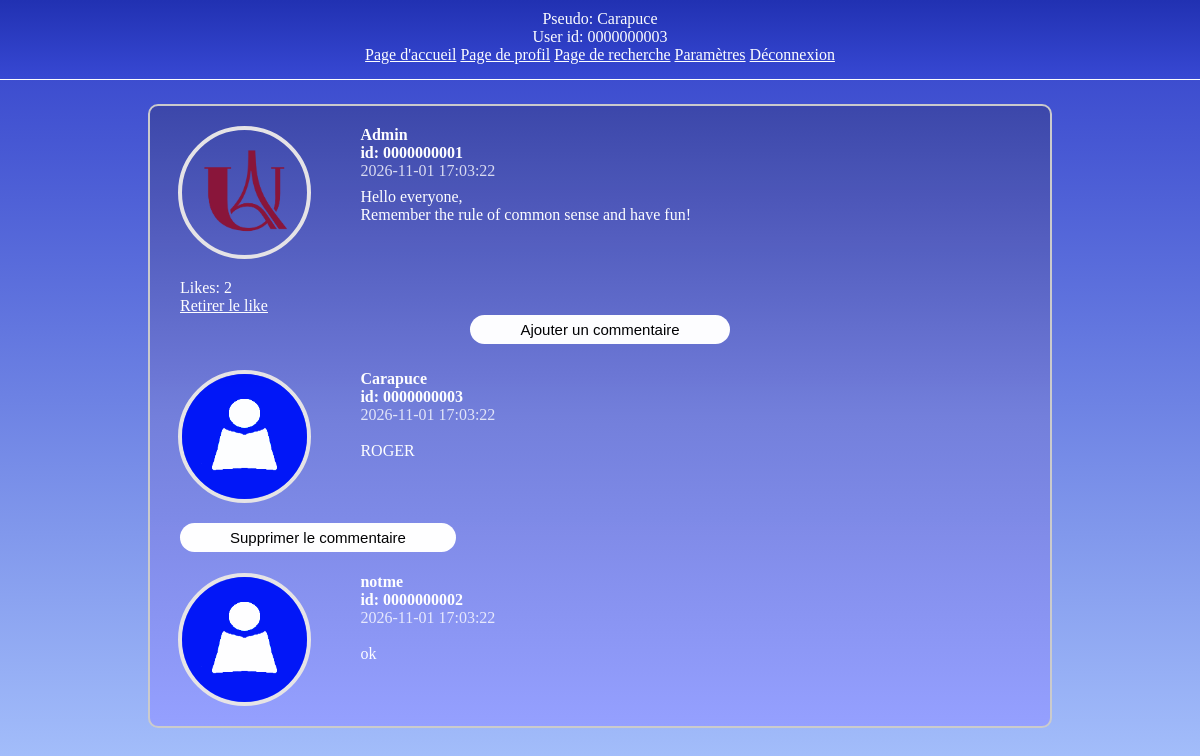
The page /post_details.php?p=1 (signed in) on the database its author committed.
### tables this page shows
CREATE TABLE IF NOT EXISTS users(
 id int(10) UNSIGNED ZEROFILL AUTO_INCREMENT PRIMARY KEY,
 pseudo varchar(32) NOT NULL,
 password varchar(100) NOT NULL,
 email varchar(535) NOT NULL,
 birthday date NOT NULL,
 pfp varchar(535) NOT NULL DEFAULT 'uploads/default.png',
 isAdmin tinyint(1) NOT NULL DEFAULT 0
);

CREATE TABLE IF NOT EXISTS message(
 id int(10) UNSIGNED AUTO_INCREMENT PRIMARY KEY,
 user_id int(10) UNSIGNED ZEROFILL,
 message text(2000) NOT NULL,
 image varchar(535),
 timestamp datetime NOT NULL DEFAULT CURRENT_TIMESTAMP,
 FOREIGN KEY (user_id) REFERENCES users(id) ON DELETE CASCADE
);

### fonction.php (called while the page is built, shortened)
<?php
    function conn_start(){
        $servername = "localhost";
        $username = "root";
        $password = "";
        $dbname = "aqua_db";
        $conn = new mysqli($servername, $username, $password, $dbname);
        return $conn;
    }
    function isAdmin($id){
        $conn=conn_start();
        $id=mysqli_real_escape_string($conn,$id);
        $sql="SELECT isAdmin FROM users WHERE id='$id'";
        $result=mysqli_query($conn,$sql);
        $row=mysqli_fetch_assoc($result);
        return $row['isAdmin'];
    }
?>

### post_details.php (the view, shortened to what this page needs)
<?php
    require("fonction.php");
    require_once('nav.php');
?>
<html lang="fr">
<head>
    <link rel="stylesheet" href="post-details.css">
</head>
<body>
    <?php
    if(isset($_GET['p'])){
        $postID=mysqli_real_escape_string($conn,$_GET['p']);
        $sql="SELECT m.id,m.user_id,m.timestamp,m.message,m.image,u.pseudo,u.pfp
        FROM message AS m, users AS u
        WHERE m.id='$postID' AND m.user_id=u.id";
        $result=mysqli_query($conn,$sql);
        if(mysqli_num_rows($result)>0){
            echo "<div class='display'>";
                $row=mysqli_fetch_assoc($result);
                echo "<div class='message'>";
                    echo "<section class='info'>";
                        echo "<section class='pfp'>";
                            echo "<img src='$row[pfp]' id='pfp'> <br>";
                        echo "</section>";
                        echo "<section class='user'>";
                            echo "<label for='profile-pseudo'>$row[pseudo]</label><br>";
                            echo "<label for='profile-id'>id: $row[user_id] </label><br>";
                            echo "<label for='profile-time'>$row[timestamp] </label><br>";
                            echo "<div class='separe'>";
                                if(!empty($row['message'])){
                                    echo "$row[message] <br>";
                                }
                            echo "</div>";
                        echo "</section>";
                    echo "</section>";
                echo "</div>";
                echo "<div class='like-comment'>";
                    $sql="SELECT COUNT(liked_post) FROM likes WHERE liked_post='$postID'";
                    $liked=mysqli_query($conn,$sql);
                    $count=mysqli_fetch_assoc($liked);
                    echo "Likes: ".$count['COUNT(liked_post)']."<br>";
                    if($row['user_id']!=$_SESSION['user']){
                        $id=mysqli_real_escape_string($conn,$_SESSION['user']);
                        $sql="SELECT liked_post FROM likes WHERE liked_by='$id' AND liked_post='$postID'";
                        $liked=mysqli_query($conn,$sql);
                        if(mysqli_num_rows($liked)>0){
                            echo"<a href='like_remove.php?p=$_GET[p]'> Retirer le like </a>";
                        } else {
                            echo"<a href='like.php?p=$_GET[p]'> Like </a>";
                        }
                    }
                echo "</div>";
                echo "<form action=comment.php method=post id='add-comment'>";
                echo "<input type=submit value='Ajouter un commentaire' id='button-form'>";
                echo "</form>";
                $sql="SELECT comments.*,users.pseudo,users.pfp FROM comments,users WHERE message_id='$postID' AND users.id=author ORDER BY timestamp DESC";
                $comments=mysqli_query($conn,$sql);
                if(mysqli_num_rows($comments)>0){
                    foreach($comments as $array){
                        echo "<div class='message'>";
                            echo "<section class='info'>";
                                echo "<section class='pfp'>";
                                    echo "<img src='$array[pfp]' id='pfp'> <br>";
                                echo "</section>";
                                echo "<section class='user'>";
                                    echo "<label for='profile-pseudo'>$array[pseudo]</label><br>";
                                    echo "<label for='profile-id'>id: $array[author]</label><br>";
                                    echo "<label for='profile-time'>$array[timestamp] </label><br><br>";
                                    echo "$array[comment] <br>";
                                echo "</section>";
                            echo "</section>";
                        echo "</div>";
                    echo "<div class='like-comment'>";
                        if($_SESSION['user']==$array['author'] || isAdmin($_SESSION['user'])){
                            echo "<form action=comment_delete.php method=post id='delete'>";
                            echo "<input type=submit value='Supprimer le commentaire' id='button-form'>";
                            echo "</form>";
                        }
                    echo "</div>";
                    }
            echo "</div>";
            } else {
                echo "<div class='no-result'>";
                    echo "Aucun commentaire";
                echo "</div>";
            }
        } else {
            header("Location: unknown_post.php?up");
        }
    } else {
        header("Location: home.php");
    }
?>
</body>
</html>

### nav.php
<?php
  $conn=conn_start();
  $id = mysqli_real_escape_string($conn,$_SESSION['user']);
  $sql = "SELECT pseudo,pfp FROM users WHERE id='$id'";
  $result = mysqli_query($conn,$sql);
  $row = mysqli_fetch_assoc($result);
  echo "<nav>";
    echo "Pseudo: $row[pseudo]<br>";
    if(isAdmin($id)){
      echo "Admin account : $id<br>";
    }else{
      echo "User id: $id <br>";
    }
?>
    <a href="home.php">Page d'accueil</a>
    <a href="profile.php">Page de profil</a>
    <a href="search.php">Page de recherche</a>
    <a href="edit.php">Paramètres</a>
    <a href="logout.php">Déconnexion</a>
  </nav>

### post-details.css (style rules this page uses)
nav { position: fixed; top: 0; left: 0; width: 100%; padding-top: 10px; text-align: center; border-bottom: 1px solid white; padding-bottom: 15px; background-image: linear-gradient(rgb(34, 49, 178), rgb(56, 72, 211)); z-index: 9999; }
nav a:hover, nav a:visited, nav a:link { color: rgb(255, 255, 255); }
body { padding-top: 68px; background-image: linear-gradient(rgb(49, 64, 202),#a9c4fd ); color: white; opacity: 0.99; }
body a:hover, body a:visited, body a:link { color: rgb(255, 255, 255); }
.display { margin-left: auto; margin-right: auto; width: 100%; max-width: 900px; border: 2px solid rgb(204, 204, 204); background-image: linear-gradient(rgb(60, 71, 170) ,rgb(116, 127, 219) ,rgb(149, 160, 255) ); border-radius: 10px; margin-top: 28px; padding-top: 20px; }
#pfp { border-radius: 50%; border: 4px solid rgb(231, 229, 230); width: 125px; height: 125px; color: white; }
.info { display: flex; }
.pfp { width:20%; margin-left: 28px; }
.user { width:80%; text-align: left; font-size: 16px; margin-left: 10px; }
.separe { padding-top: 8px; }
label[for="profile-pseudo"], label[for="profile-id"] { font-weight: bold; }
label[for="profile-time"] { opacity: 0.8; }
.message { padding-bottom: 20px; }
.like-comment { padding-left: 30px; }
#add-comment { text-align: center; padding-bottom: 10px; }
#delete { padding-bottom: 5px; }
#button-form { background-color:rgb(255, 255, 255); color: black; border: white; font-size: 15px; padding: 6px 50px; border-radius: 40px; text-align: center; cursor: pointer; }

### rows shown on the page
users: pseudo "Carapuce"
message: user.pfp (picture), user.pseudo "Admin", user "0000000001", timestamp "2026-11-01 17:03:22", message "Hello everyone, Remember the rule of common sense and have fun!"

### other values the page prints
$id "0000000003"
$count['COUNT(liked_post)'] "2"
$array[pseudo] "Carapuce"
$array[author] "0000000003"
$array[timestamp] "2026-11-01 17:03:22"
$array[comment] "ROGER"
$array[pseudo] "notme"
$array[author] "0000000002"
$array[comment] "ok"
